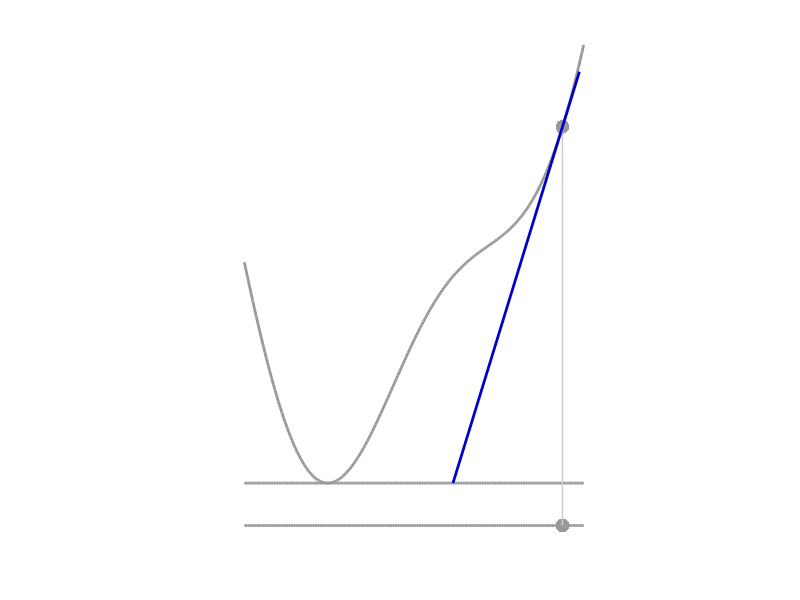

This figure's MATLAB source: (Note: this script raises an error after producing the figure.)
function demo_gradientDescent01
% Optimization with gradient descent for 1D input (Newton's method)
%
% Copyright (c) 2019 Idiap Research Institute, http://idiap.ch/
% Written by Sylvain Calinon, http://calinon.ch/
% 
% This file is part of PbDlib, http://www.idiap.ch/software/pbdlib/
% 
% PbDlib is free software: you can redistribute it and/or modify
% it under the terms of the GNU General Public License version 3 as
% published by the Free Software Foundation.
% 
% PbDlib is distributed in the hope that it will be useful,
% but WITHOUT ANY WARRANTY; without even the implied warranty of
% MERCHANTABILITY or FITNESS FOR A PARTICULAR PURPOSE. See the
% GNU General Public License for more details.
% 
% You should have received a copy of the GNU General Public License
% along with PbDlib. If not, see <http://www.gnu.org/licenses/>.

addpath('./m_fcts/');


%% Parameters
%%%%%%%%%%%%%%%%%%%%%%%%%%%%%%%%%%%%%%%%%%%%%%%%%%%%%%%%%%%%%%%%%%%%%%%%%%%
nbIter = 10; %Number of iterations


%% Create manifold 
%%%%%%%%%%%%%%%%%%%%%%%%%%%%%%%%%%%%%%%%%%%%%%%%%%%%%%%%%%%%%%%%%%%%%%%%%%%
nbp = 200;
xm(1,:) = linspace(-.3,.5,nbp);
ym = fct(xm);


%% Gradient descent
%%%%%%%%%%%%%%%%%%%%%%%%%%%%%%%%%%%%%%%%%%%%%%%%%%%%%%%%%%%%%%%%%%%%%%%%%%%
s(1).x0 = .45; 
[s(1).xg, s(1).yg, s(1).J, s(1).H] = findMin(s(1).x0, nbIter);


%% Plots
%%%%%%%%%%%%%%%%%%%%%%%%%%%%%%%%%%%%%%%%%%%%%%%%%%%%%%%%%%%%%%%%%%%%%%%%%%%
figure('position',[10,10,800,1000],'color',[1 1 1]); hold on; axis off; 
plot(xm, ym, '-','linewidth',2,'color',[.6 .6 .6]);
plot(xm, zeros(1,nbp), '-','linewidth',2,'color',[.6 .6 .6]);
plot(xm, -ones(1,nbp)*.1, '-','linewidth',2,'color',[.6 .6 .6]);
axis equal; axis([min(xm), max(xm), -.12, max(ym)]);
% print('-dpng',['graphs/demo_1DgradientDescent' num2str(0,'%.2d') '.png']);
% pause(.2);
for t=1:nbIter-1
	plot(s(1).xg(1,t), s(1).yg(1,t), '.','markersize',30,'color',[.6 .6 .6]);	
	plot(s(1).xg(1,t), -.1, '.','markersize',30,'color',[.6 .6 .6]);
	%Plot tangent plane
	dx = s(1).xg(1,t+1) - s(1).xg(1,t);
	if dx<0
		xtmp = [dx, 4E-2];
	else
		xtmp = [-4E-2, dx];
	end
	msh = [xtmp; s(1).J(1,t)'*xtmp] + repmat([s(1).xg(:,t); s(1).yg(:,t)], 1, 2);
	h(1) = plot([s(1).xg(1,t), s(1).xg(1,t)], [-.1, s(1).yg(1,t)], '-','linewidth',1,'color',[.8 .8 .8]);
	h(2) = plot(msh(1,:),msh(2,:), '-','linewidth',2,'color',[0 0 .8]);
	h(3) = plot2DArrow([s(1).xg(1,t); -.1], [dx; 0], [0 0 .8], 3, 1E-2);
	h(4) = plot(s(1).xg(1,t), s(1).yg(1,t), '.','markersize',30,'color',[0 0 0]);	
	h(5) = plot(s(1).xg(1,t), -.1, '.','markersize',30,'color',[0 0 0]);
% 	print('-dpng',['graphs/demo_1DgradientDescent' num2str(t,'%.2d') '.png']);
% 	pause(.2);
% 	delete(h);
end
% 	plot(s(1).xg, s(1).yg, '.','markersize',20,'color',[0 0 0]);	
% 	plot(s(1).xg, zeros(1,nbIter), '.','markersize',20,'color',[0 0 0]);
plot(s(1).xg(1,end), s(1).yg(1,end), '.','markersize',40,'color',[.8 0 0]);
plot(s(1).xg(1,end), -.1, '.','markersize',40,'color',[.8 0 0]);
% print('-dpng',['graphs/demo_1DgradientDescent' num2str(nbIter+1,'%.2d') '.png']);

% %Plot Jacobian and Hessian
% Jm = grad(xm);
% figure; hold on; %axis off;
% plot(xm, Jm, '-','linewidth',2,'color',[.6 .6 .6]);
% plot(xm, zeros(1,nbp),'-','linewidth',2,'color',[.6 .6 .6]);
% for t=1:nbIter-1
% 	plot(s(1).xg(1,t), s(1).J(1,t), '.','markersize',20,'color',[.3 .3 .3]);
% 	%Plot tangent plane
% 	xtmp = [-1, 1] * 4E-2;
% 	msh = [xtmp; s(1).H(1,t)'*xtmp] + repmat([s(1).xg(:,t); s(1).J(1,t)], 1, 2);
% 	h(1) = plot(msh(1,:),msh(2,:), '-','linewidth',3,'color',[.3 .3 1]);
% 	pause
% 	delete(h);
% end
% plot(s(1).xg(1,end), s(1).J(1,end), '.','markersize',30,'color',[.8 0 0]);
% %axis equal;

pause;
close all;
end


%% Functions
%%%%%%%%%%%%%%%%%%%%%%%%%%%%%%%%%%%%%%%%%%%%%%%%%%%%%%%%%%%%%%%%%%%%%%%%%%%
function y = fct(x)
	y = -5.*exp(-x.^2) + 0.2.*sin(10.*x) + 5.118695338;
end

function g = grad(x)
	%syms x; f = -5.*exp(-x^2) + 0.2.*sin(10.*x); g = diff(f,x)
 	g = 10.*x.*exp(-x.^2) + 2.*cos(10.*x); 
end
		
function H = hess(x)
	%H = diff(g,x)
 	H = 10.*exp(-x.^2) - 20.*x.^2.*exp(-x.^2) - 20.*sin(10.*x);
end

function [xg,yg,J,H] = findMin(x,nbIter)
	if nargin<2
		nbIter = 100;
	end
	xg = zeros(size(x,1),nbIter);
	J = zeros(size(x,1),nbIter);
	H = zeros(size(x,1),nbIter);
	for t=1:nbIter
		xg(:,t) = x; 
		J(:,t) = grad(x);
		
% 		%First order gradient method (fixed step size)
% 		x = x - 5E-2 .* J(:,t); 

% 		%Second order gradient method (Newton's method for optimization used to find minimum of a function (with null Jacobian), https://en.wikipedia.org/wiki/Newton%27s_method_in_optimization)
% 		H(:,t) = hess(x);
% 		x = x - 8E-1 * (H(:,t) \ J(:,t)); %Use of a 8E-1 factor to obtain more stable results
		
		%Newton's method for finding the zeros of a function (https://en.wikipedia.org/wiki/Newton%27s_method) 
		x = x - J(:,t) \ fct(x);
		
	end
	yg = fct(xg);	
end
